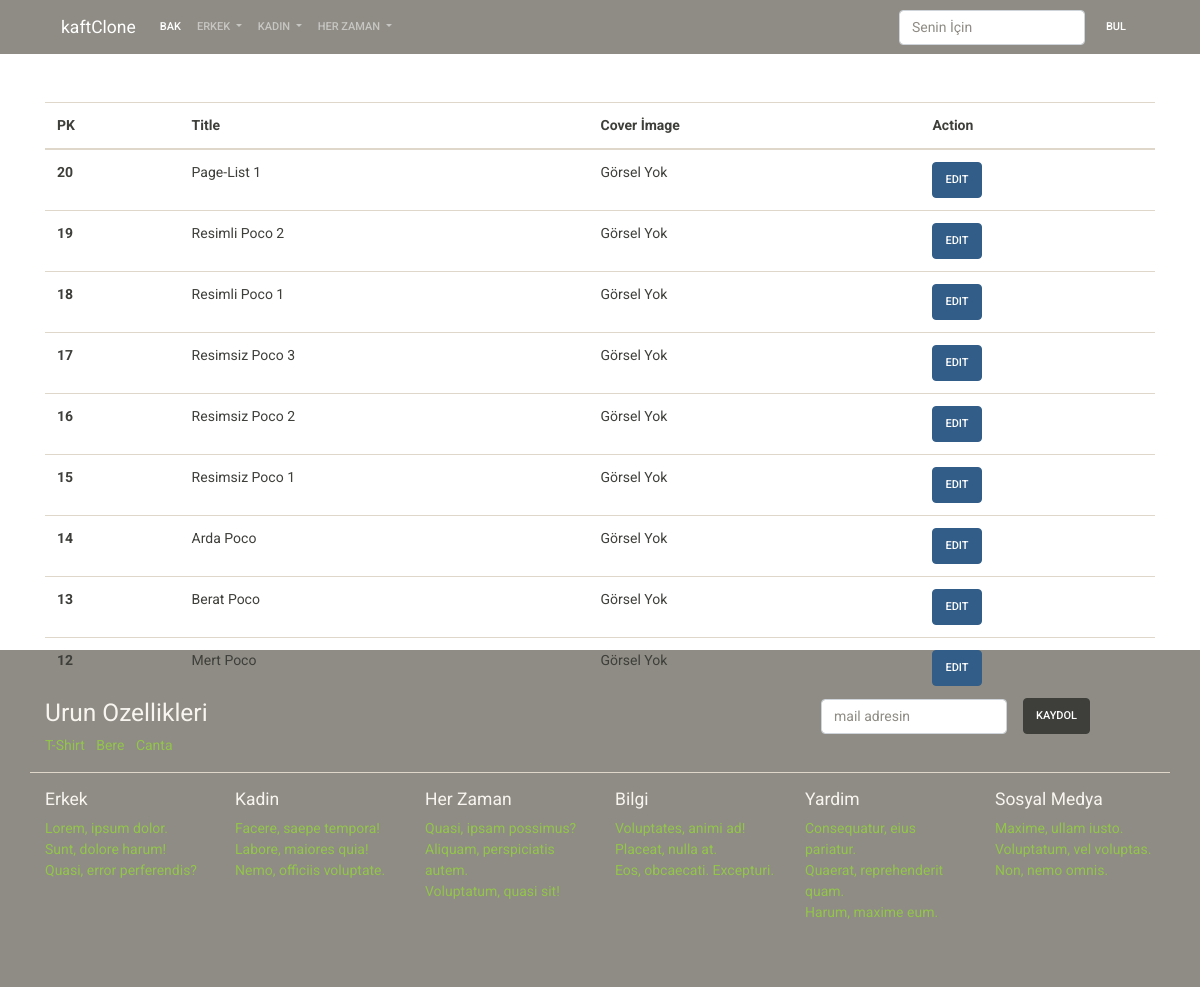
Screenshot of /manage/carousel/list/ with the database file from the repository.
### page/models.py (models this page shows)
class Carousel(models.Model):
    title = models.CharField(max_length=200, blank=True, null=True)
    cover_image = models.ImageField(
        upload_to="carousel",
        null=True,
        blank=True,
    )
    status = models.CharField(
        default=DEFAULT_STATUS,
        choices=STATUS,
        max_length=10,
    )
    created_at = models.DateTimeField(auto_now_add=True)
    updated_at = models.DateTimeField(auto_now=True)

### page/views.py (the view)
# urls.py: path('carousel/list/', carousel_list, name='carousel_list'),
def carousel_list(request):
    context = dict()
    context["carousel"] = Carousel.objects.all().order_by("-pk")
    return render(request, "manage/carousel_list.html", context)

### templates/manage/carousel_list.html
{% extends 'base/base.html' %}
{% block content %}
<div class="container mt-5" style="height: 500px;">
    <div class="row">
        <div class="col-sm-12 ">
            <table class="table">
                <thead>
                    <tr>
                        <th scope="col">PK</th>
                        <th scope="col">Title</th>
                        <th scope="col">Cover İmage</th>
                        <th scope="col">Action</th>
                    </tr>
                </thead>
                <tbody>
                    {% for item in carousel %}
                    <tr>
                        <th scope="row">{{ item.pk }}</th>
                        <td>{{ item.title }}</td>
                        <td>
                            {% if item == cover_image %}
                            <img src="{{ item.cover_image.url }}" class="w-100">
                            {% else %}
                                Görsel Yok
                            {% endif %}
                        </td>
                        <td><a href="" class="btn btn-primary">Edit</a></td>
                    </tr>
                    {% endfor %}
                </tbody>
            </table>
        </div>
    </div>
</div>
{% endblock %}

### rows the page displays
Carousel: pk "20", title "Page-List 1"
Carousel: pk "19", title "Resimli Poco 2"
Carousel: pk "18", title "Resimli Poco 1"
Carousel: pk "17", title "Resimsiz Poco 3"
Carousel: pk "16", title "Resimsiz Poco 2"
Carousel: pk "15", title "Resimsiz Poco 1"
Carousel: pk "14", title "Arda Poco"
Carousel: pk "13", title "Berat Poco"
Carousel: pk "12", title "Mert Poco"
